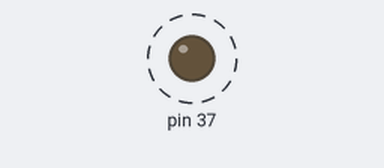
A program run on a simulated Raspberry Pi (header pin numbers). On the bench: output pins drawn as LEDs (lit = HIGH). Dashed ring = blinking.

Above: at 0.2 s.
Timing chart, 0 to 3.0 s (numbered marks = the images above):
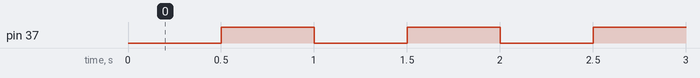

Measured:
- by itself, pin 37: alternates HIGH for 0.50 s and LOW for 0.50 s

The program:

Laser.py
```python
import RPi.GPIO as GPIO
import time
import threading


class Laser:
    def __init__(self, lazerpin):
        self.__lazerpin = lazerpin    # pin11
        self.state = "off"
        GPIO.setmode(GPIO.BOARD)       # Numbers GPIOs by physical location
        GPIO.setup(lazerpin, GPIO.OUT)   # Set LedPin's mode is output
        GPIO.output(lazerpin, GPIO.HIGH) # Set LedPin high(+3.3V) to off led

    def lazerOn(self):
        self.state = "on"
        GPIO.output(self.__lazerpin, GPIO.LOW)  # led on

    def lazerOff(self):
        self.state = "off"
        GPIO.output(self.__lazerpin, GPIO.HIGH) # led off

    def destroy(self):
        GPIO.output(self.__lazerpin, GPIO.HIGH)     # led off
        GPIO.cleanup()                     # Release resource


if __name__ == '__main__':     # Program start from here
    laser = Laser(37)
    try:
        while True:
            laser.lazerOn()
            time.sleep(0.5)
            laser.lazerOff()
            time.sleep(0.5)
    except KeyboardInterrupt:  # When 'Ctrl+C' is pressed, the child program destroy() will be  executed.
        print()
    finally:
        laser.destroy()
        print("program exit")
```
